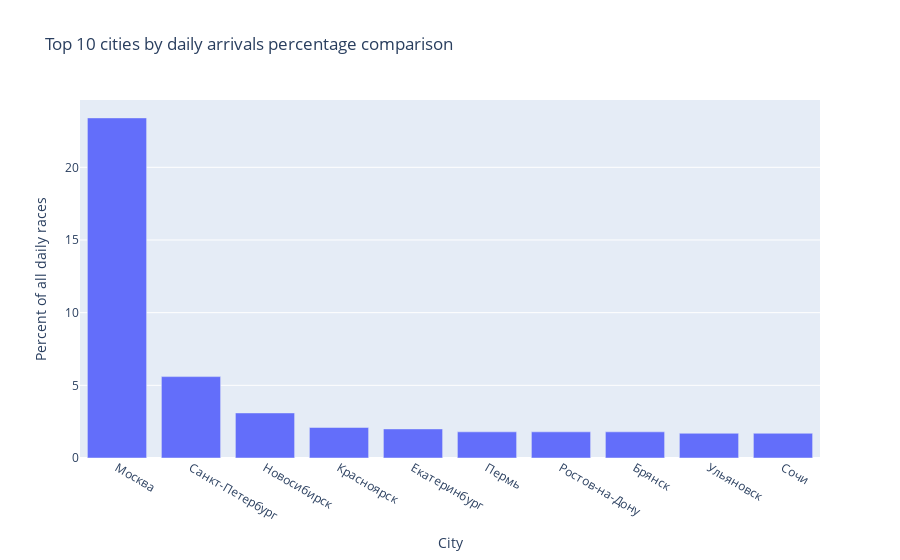

Notebook source saved alongside this figure:
### Code cell
fig = px.bar(percentage_city_average_flights.sort_values(by='average_flights', ascending=False).head(10), 
             x="city", 
             y = 'average_flights',
             title='Top 10 cities by daily arrivals percentage comparison',
             labels=dict(city="City", average_flights="Percent of all daily races"))
fig.update_xaxes(tickangle=30)
fig.show()

### Figure 1 — Plotly figure (JSON) as saved in the notebook; plotly's stock layout.template omitted (floating-point values rounded to 4 significant figures)
{"data": [{"alignmentgroup": "True", "hovertemplate": "City=%{x}<br>Percent of all daily races=%{y}<extra></extra>", "legendgroup": "", "marker": {"color": "#636efa", "pattern": {"shape": ""}}, "name": "", "offsetgroup": "", "orientation": "v", "showlegend": false, "textposition": "auto", "type": "bar", "x": ["Москва", "Санкт-Петербург", "Новосибирск", "Красноярск", "Екатеринбург", "Пермь", "Ростов-на-Дону", "Брянск", "Ульяновск", "Сочи"], "xaxis": "x", "y": [23.4, 5.6, 3.1, 2.1, 2, 1.8, 1.8, 1.8, 1.7, 1.7], "yaxis": "y"}], "layout": {"barmode": "relative", "legend": {"tracegroupgap": 0}, "title": {"text": "Top 10 cities by daily arrivals percentage comparison"}, "xaxis": {"anchor": "y", "domain": [0, 1], "tickangle": 30, "title": {"text": "City"}}, "yaxis": {"anchor": "x", "domain": [0, 1], "title": {"text": "Percent of all daily races"}}}}
